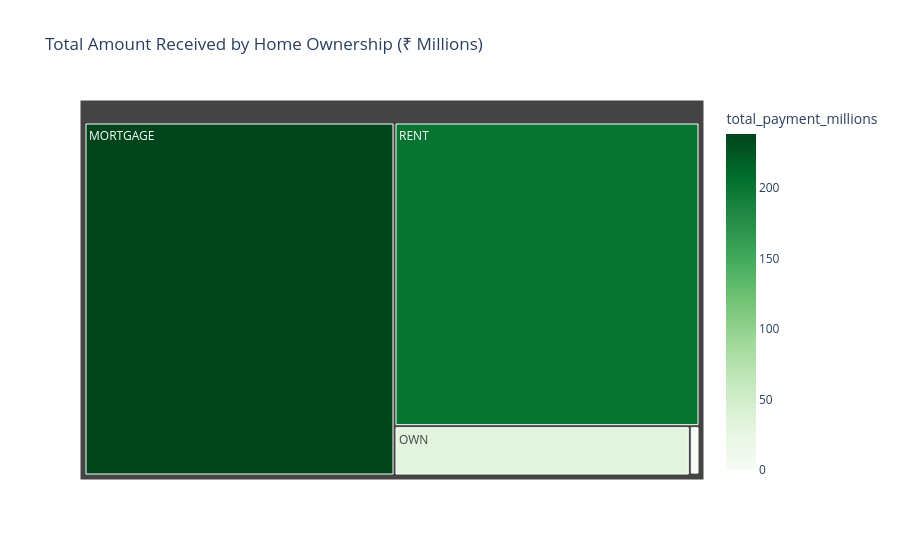

The cell this chart's notebook holds for it:
### Markdown cell above
### Home Ownership by Total Amount Received

### Code cell
home_received = df.groupby('home_ownership')['total_payment'].sum().reset_index()

home_received['total_payment_millions'] = (
    home_received['total_payment'] / 1_000_000
)

fig = px.treemap(
    home_received,
    path=['home_ownership'],
    values='total_payment_millions',
    color='total_payment_millions',
    color_continuous_scale='Greens',
    title='Total Amount Received by Home Ownership (₹ Millions)'
)

fig.show()

### Figure 1 — Plotly figure (JSON) as saved in the notebook; plotly's stock layout.template omitted (floating-point values rounded to 4 significant figures)
{"data": [{"branchvalues": "total", "customdata": [[238.5], [0.01905], [1.025], [31.73], [201.8]], "domain": {"x": [0, 1], "y": [0, 1]}, "hovertemplate": "labels=%{label}<br>total_payment_millions_sum=%{value}<br>parent=%{parent}<br>id=%{id}<br>total_payment_millions=%{color}<extra></extra>", "ids": ["MORTGAGE", "NONE", "OTHER", "OWN", "RENT"], "labels": ["MORTGAGE", "NONE", "OTHER", "OWN", "RENT"], "marker": {"coloraxis": "coloraxis", "colors": [238.5, 0.01905, 1.025, 31.73, 201.8]}, "name": "", "parents": ["", "", "", "", ""], "type": "treemap", "values": [238.5, 0.01905, 1.025, 31.73, 201.8]}], "layout": {"coloraxis": {"colorbar": {"title": {"text": "total_payment_millions"}}, "colorscale": [[0, "rgb(247,252,245)"], [0.125, "rgb(229,245,224)"], [0.25, "rgb(199,233,192)"], [0.375, "rgb(161,217,155)"], [0.5, "rgb(116,196,118)"], [0.625, "rgb(65,171,93)"], [0.75, "rgb(35,139,69)"], [0.875, "rgb(0,109,44)"], [1, "rgb(0,68,27)"]]}, "legend": {"tracegroupgap": 0}, "title": {"text": "Total Amount Received by Home Ownership (₹ Millions)"}}}
